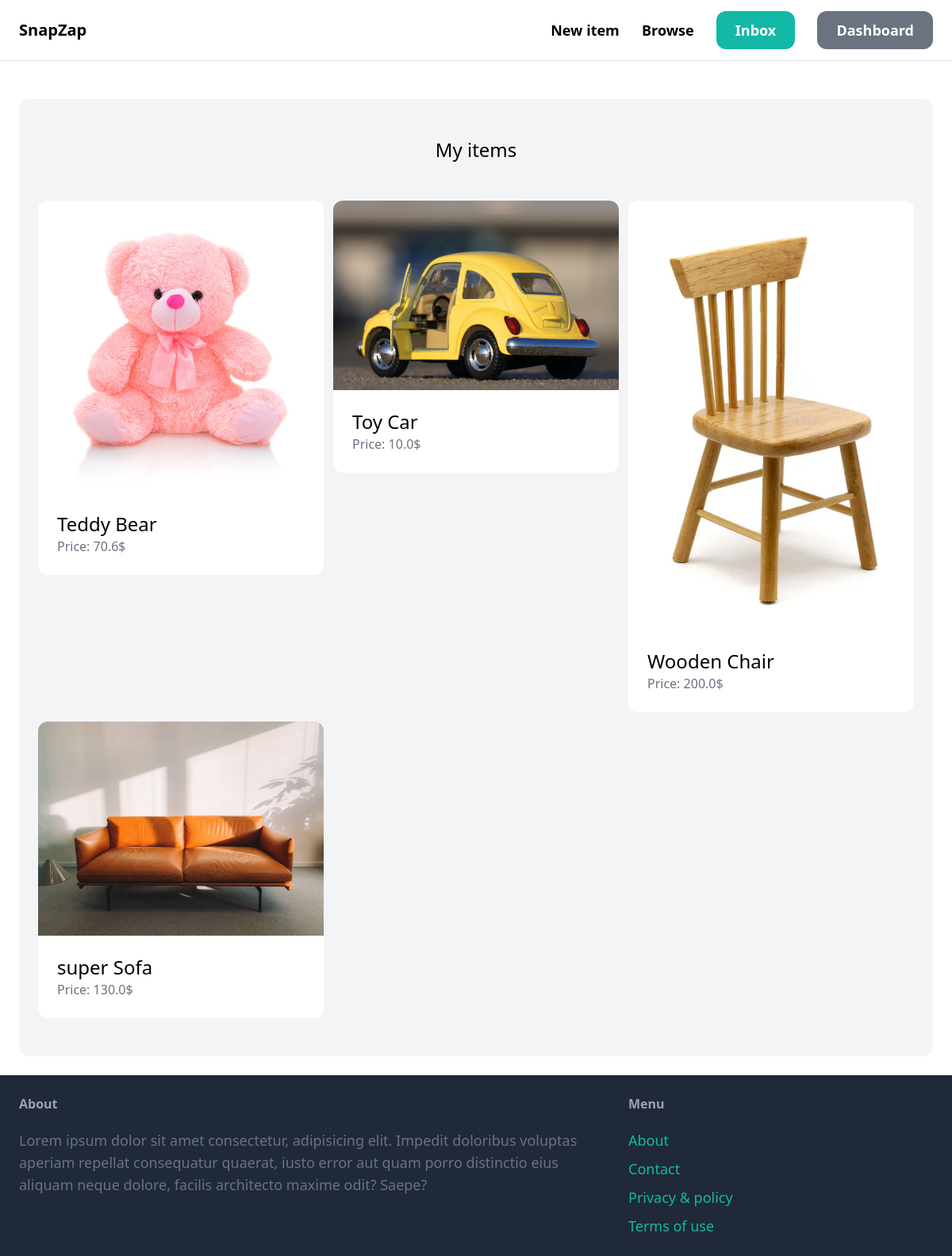
Screenshot of /dahsboard/ (signed in) with the database file from the repository.
### item/models.py (models this page shows, shortened)
class Item(models.Model):
    category = models.ForeignKey(
        Category, related_name='items', on_delete=models.CASCADE)
    name = models.CharField(max_length=255)
    description = models.TextField(blank=True, null=True)
    price = models.FloatField()
    image = models.ImageField(upload_to='item_images', blank=True, null=True)
    is_sold = models.BooleanField(default=False)
    created_by = models.ForeignKey(
        User, related_name='items', on_delete=models.CASCADE)
    created_at = models.DateTimeField(auto_now_add=True)
    class Meta:
        ordering = ("name",)

### dashboard/views.py (the view)
# urls.py: path('', views.index, name='index'),
@login_required
def index(request):
    items = Item.objects.filter(created_by=request.user)
    return render(request, 'dashboard/index.html', context={'items': items})

### dashboard/templates/dashboard/index.html (shortened to what this page needs)
{% extends 'core/base.html' %}
{% block content %}
<div class="mt-6 px-6 py-12 bg-gray-100 rounded-xl">
    <h2 class="mb-12 text-2xl text-center">My items</h2>
    <div class="grid grid-cols-3 gap-3">
        {% for item in items %}
        <div>
            <a href="{% url 'item:detail' item.id %}">
                <div>
                    <img src="{{item.image.url}}" alt="{{item.name}}" class="rounded-t-xl">
                </div>
                <div class="p-6 bg-white rounded-b-xl">
                    <h2 class="text-2xl">{{item.name}}</h2>
                    <p class="text-gray-500">Price: {{item.price}}$</p>
                </div>
            </a>
        </div>
        {% endfor %}
    </div>
</div>
{% endblock content %}

### rows the page displays
Item: image (picture), name "Teddy Bear", price "70.6"
Item: image (picture), name "Toy Car", price "10.0"
Item: image (picture), name "Wooden Chair", price "200.0"
Item: image (picture), name "super Sofa", price "130.0"
